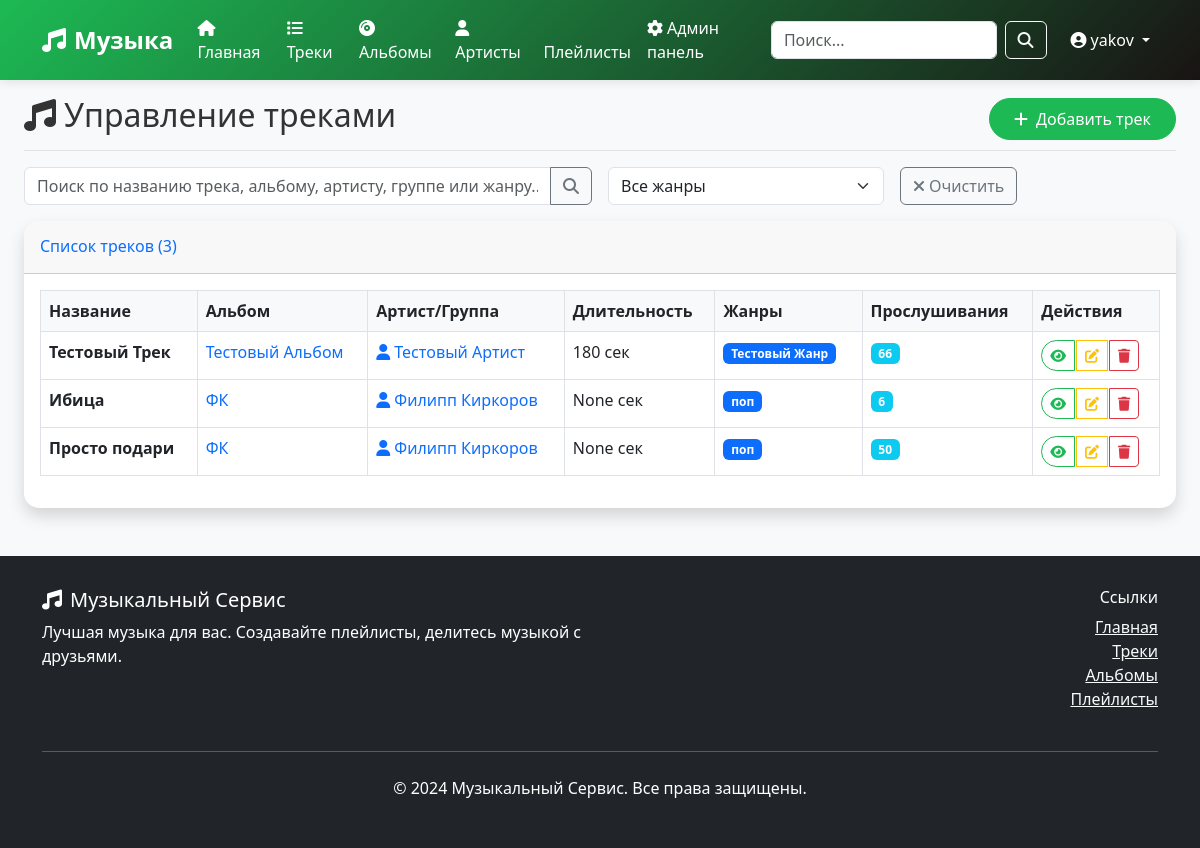
/admin-panel/tracks/ (signed in), run on an earlier commit of the app's database.
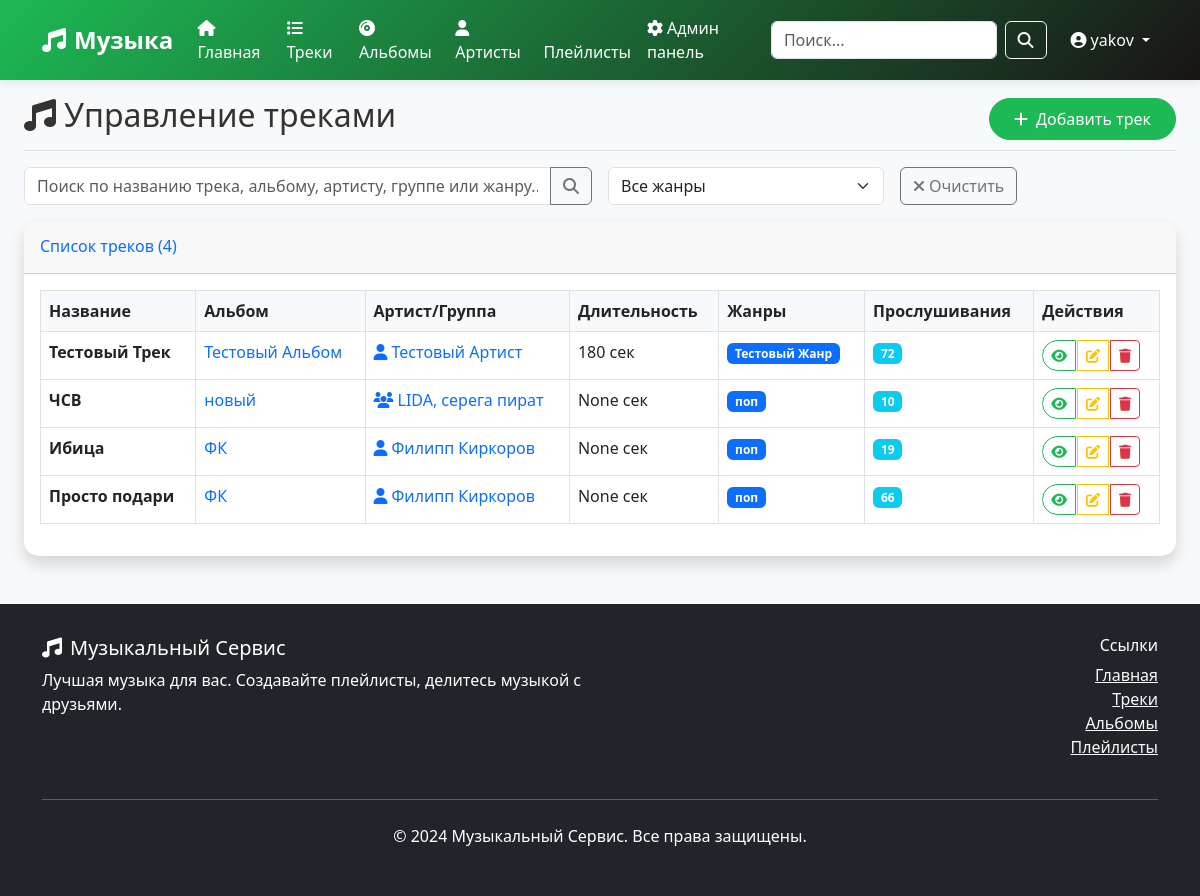
And on a later commit of the database.
### music/models.py (models this page shows, shortened)
class Track(models.Model):
    id = models.UUIDField(primary_key=True, default=uuid.uuid4, editable=False)
    name = models.CharField(max_length=200, verbose_name='Название трека')
    album = models.ForeignKey(Album, on_delete=models.CASCADE, verbose_name='Альбом', null=True, blank=True)
    duration = models.PositiveIntegerField(verbose_name='Продолжительность (в секундах)', null=True, blank=True)
    file = models.FileField(upload_to='tracks/', verbose_name='Файл трека', null=True, blank=True)
    play_count = models.PositiveIntegerField(default=0, verbose_name='Количество прослушиваний')
    genres = models.ManyToManyField(Genre, through='TrackGenre', verbose_name='Жанры')
    class Meta:
        db_table = 'трек'
        verbose_name = 'Трек'
        verbose_name_plural = 'Треки'

class Album(models.Model):
    id = models.UUIDField(primary_key=True, default=uuid.uuid4, editable=False)
    name = models.CharField(max_length=200, verbose_name='Название альбома')
    group = models.ForeignKey(Group, on_delete=models.CASCADE, null=True, blank=True, verbose_name='Группа')
    artist = models.ForeignKey(Artist, on_delete=models.CASCADE, null=True, blank=True, verbose_name='Артист')
    release_date = models.DateField(null=True, blank=True, verbose_name='Дата выпуска')
    photo = models.ImageField(upload_to='albums/', null=True, blank=True, verbose_name='Обложка альбома')
    play_count = models.PositiveIntegerField(default=0, verbose_name='Количество прослушиваний')
    class Meta:
        db_table = 'альбомы'
        verbose_name = 'Альбом'
        verbose_name_plural = 'Альбомы'

class Artist(models.Model):
    id = models.UUIDField(primary_key=True, default=uuid.uuid4, editable=False)
    name = models.CharField(max_length=200, verbose_name='Имя артиста')
    avatar = models.ImageField(upload_to='artists/', null=True, blank=True, verbose_name='Аватар')
    biography = models.TextField(blank=True, verbose_name='Биография')
    artist_role = models.CharField(max_length=100, blank=True, verbose_name='Роль артиста')
    class Meta:
        db_table = 'артисты'
        verbose_name = 'Артист'
        verbose_name_plural = 'Артисты'

class Genre(models.Model):
    id = models.UUIDField(primary_key=True, default=uuid.uuid4, editable=False)
    name = models.CharField(max_length=100, unique=True, verbose_name='Название жанра')
    class Meta:
        db_table = 'жанры'
        verbose_name = 'Жанр'
        verbose_name_plural = 'Жанры'

class Group(models.Model):
    id = models.UUIDField(primary_key=True, default=uuid.uuid4, editable=False)
    name = models.CharField(max_length=200, verbose_name='Название группы')
    description = models.TextField(blank=True, verbose_name='Описание группы')
    photo = models.ImageField(upload_to='groups/', null=True, blank=True, verbose_name='Фото группы')
    class Meta:
        db_table = 'группа'
        verbose_name = 'Группа'
        verbose_name_plural = 'Группы'

### music/views.py (the view, shortened to what this page needs)
# urls.py: path('admin-panel/tracks/', views.admin_tracks, name='admin_tracks'),
@login_required
def admin_tracks(request):
    if not request.user.is_authenticated or request.user.role != 'admin':
        messages.error(request, 'Доступ запрещен. Требуются права администратора.')
        return redirect('music:home')
    query = request.GET.get('q', '')
    genre_filter = request.GET.get('genre', '')
    tracks = Track.objects.select_related('album', 'album__artist', 'album__group').prefetch_related('genres')
    if genre_filter:
        tracks = tracks.filter(genres__name__icontains=genre_filter)
    tracks = tracks.order_by('-id')
    genres = Genre.objects.all().order_by('name')
    context = {
        'tracks': tracks,
        'query': query,
        'genre_filter': genre_filter,
        'genres': genres,
    }
    return render(request, 'music/admin/admin_tracks.html', context)

### music/templates/music/admin/admin_tracks.html (shortened to what the changed rows need)
{% extends 'music/base.html' %}
{% block content %}
<div class="container-fluid">
    <div class="row">
        <main class="col-12 px-md-4">
            <div class="d-flex justify-content-between flex-wrap flex-md-nowrap align-items-center pt-3 pb-2 mb-3 border-bottom">
                <h1 class="h2">
                    <i class="fas fa-music me-2"></i>Управление треками
                </h1>
            </div>
            <div class="card shadow">
                <div class="card-header py-3">
                    <h6 class="m-0 font-weight-bold text-primary">
                        Список треков ({{ tracks.count }})
                    </h6>
                </div>
                <div class="card-body">
                    <div class="table-responsive">
                        <table class="table table-bordered" id="tracksTable">
                            <thead>
                                <tr>
                                    <th>Название</th>
                                    <th>Альбом</th>
                                    <th>Артист/Группа</th>
                                    <th>Длительность</th>
                                    <th>Жанры</th>
                                    <th>Прослушивания</th>
                                    <th>Действия</th>
                                </tr>
                            </thead>
                            <tbody>
                                {% for track in tracks %}
                                <tr>
                                    <td>
                                        <strong>{{ track.name }}</strong>
                                    </td>
                                    <td>
                                        {% if track.album %}
                                            <a href="{% url 'music:album_detail' track.album.pk %}" class="text-decoration-none">
                                                {{ track.album.name }}
                                            </a>
                                        {% else %}
                                            <span class="text-muted">Не указан</span>
                                        {% endif %}
                                    </td>
                                    <td>
                                        {% if track.album.artist %}
                                            <a href="{% url 'music:artist_detail' track.album.artist.pk %}" class="text-decoration-none">
                                                <i class="fas fa-user me-1"></i>{{ track.album.artist.name }}
                                            </a>
                                        {% elif track.album.group %}
                                            <a href="{% url 'music:group_detail' track.album.group.pk %}" class="text-decoration-none">
                                                <i class="fas fa-users me-1"></i>{{ track.album.group.name }}
                                            </a>
                                        {% else %}
                                            <span class="text-muted">Не указан</span>
                                        {% endif %}
                                    </td>
                                    <td>{{ track.duration }} сек</td>
                                    <td>
                                        {% for genre in track.genres.all %}
                                            <span class="badge bg-primary me-1">{{ genre.name }}</span>
                                        {% empty %}
                                            <span class="text-muted">Не указаны</span>
                                        {% endfor %}
                                    </td>
                                    <td>
                                        <span class="badge bg-info">{{ track.play_count }}</span>
                                    </td>
                                    <td>
                                        <div class="btn-group" role="group">
                                            <a href="{% url 'music:track_detail' track.pk %}" class="btn btn-sm btn-outline-primary" title="Просмотр">
                                                <i class="fas fa-eye"></i>
                                            </a>
                                            <a href="{% url 'music:admin_edit_track' track.pk %}" class="btn btn-sm btn-outline-warning" title="Редактировать">
                                                <i class="fas fa-edit"></i>
                                            </a>
                                            <a href="{% url 'music:admin_delete_track' track.pk %}" class="btn btn-sm btn-outline-danger" title="Удалить">
                                                <i class="fas fa-trash"></i>
                                            </a>
                                        </div>
                                    </td>
                                </tr>
                                {% endfor %}
                            </tbody>
                        </table>
                    </div>
                </div>
            </div>
        </main>
    </div>
</div>
{% endblock %}

What changed in the data, as far as the page shows it:
changed Track "Тестовый Трек": play_count "66" → "72"
added Track: name "ЧСВ", album.name "новый", album.group.name "LIDA, серега пират", duration "None", play_count "10", Genre (name "поп")
changed Track "Ибица": play_count "6" → "19"
changed Track "Просто подари": play_count "50" → "66"
Also different on the page:
{{ tracks.count }}: "3" → "4"
